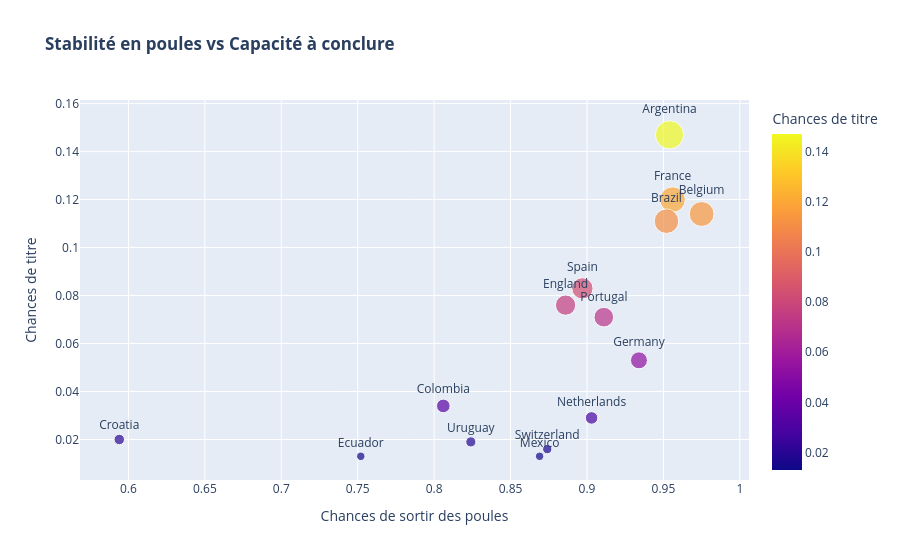

Notebook cell for this chart:
### Code cell
fig_scatter = px.scatter(
    df_top,
    x="qual_prob",
    y="win_prob",
    text="team",
    size="win_prob",
    color="win_prob",
    title="<b>Stabilité en poules vs Capacité à conclure</b>",
    labels={"qual_prob": "Chances de sortir des poules", "win_prob": "Chances de titre"},
    hover_name="team"
)
fig_scatter.update_traces(textposition='top center')
fig_scatter.show()

### Figure 1 — Plotly figure (JSON) as saved in the notebook; plotly's stock layout.template omitted (floating-point values rounded to 4 significant figures)
{"data": [{"hovertemplate": "<b>%{hovertext}</b><br><br>Chances de sortir des poules=%{x}<br>Chances de titre=%{marker.color}<br>team=%{text}<extra></extra>", "hovertext": ["Argentina", "France", "Belgium", "Brazil", "Spain", "England", "Portugal", "Germany", "Colombia", "Netherlands", "Croatia", "Uruguay", "Switzerland", "Ecuador", "Mexico"], "legendgroup": "", "marker": {"color": [0.147, 0.12, 0.114, 0.111, 0.083, 0.076, 0.071, 0.053, 0.034, 0.029, 0.02, 0.019, 0.016, 0.013, 0.013], "coloraxis": "coloraxis", "size": [0.147, 0.12, 0.114, 0.111, 0.083, 0.076, 0.071, 0.053, 0.034, 0.029, 0.02, 0.019, 0.016, 0.013, 0.013], "sizemode": "area", "sizeref": 0.0003675, "symbol": "circle"}, "mode": "markers+text", "name": "", "orientation": "v", "showlegend": false, "text": ["Argentina", "France", "Belgium", "Brazil", "Spain", "England", "Portugal", "Germany", "Colombia", "Netherlands", "Croatia", "Uruguay", "Switzerland", "Ecuador", "Mexico"], "textposition": "top center", "type": "scatter", "x": [0.954, 0.956, 0.975, 0.952, 0.897, 0.886, 0.911, 0.934, 0.806, 0.903, 0.594, 0.824, 0.874, 0.752, 0.869], "xaxis": "x", "y": [0.147, 0.12, 0.114, 0.111, 0.083, 0.076, 0.071, 0.053, 0.034, 0.029, 0.02, 0.019, 0.016, 0.013, 0.013], "yaxis": "y"}], "layout": {"coloraxis": {"colorbar": {"title": {"text": "Chances de titre"}}, "colorscale": [[0, "#0d0887"], [0.1111, "#46039f"], [0.2222, "#7201a8"], [0.3333, "#9c179e"], [0.4444, "#bd3786"], [0.5556, "#d8576b"], [0.6667, "#ed7953"], [0.7778, "#fb9f3a"], [0.8889, "#fdca26"], [1, "#f0f921"]]}, "legend": {"itemsizing": "constant", "tracegroupgap": 0}, "title": {"text": "<b>Stabilité en poules vs Capacité à conclure</b>"}, "xaxis": {"anchor": "y", "domain": [0, 1], "title": {"text": "Chances de sortir des poules"}}, "yaxis": {"anchor": "x", "domain": [0, 1], "title": {"text": "Chances de titre"}}}}
